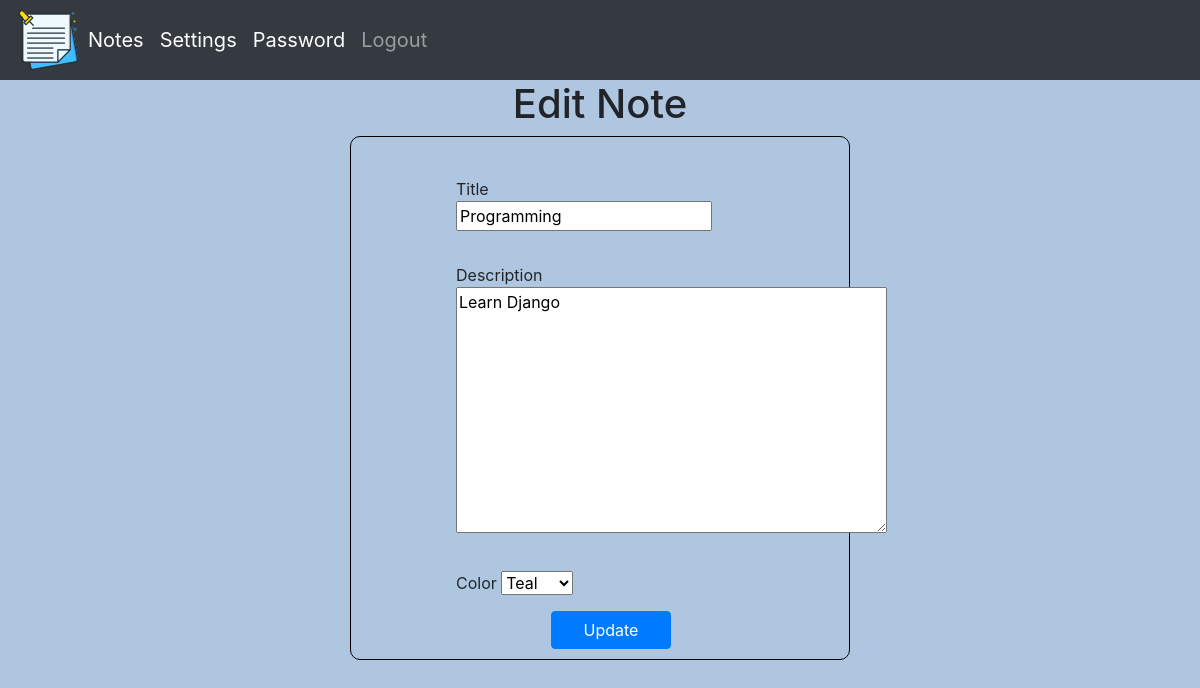
Page /editNote/1/ (signed in) on the committed database.
### noteApp/models.py (models this page shows, shortened)
class Note(models.Model):
    colors = [
        ("bg-danger","Red"),
        ("bg-info","Teal"),
        ("bg-success","Green"),
        ("bg-warning","Yellow"),
    ]
    title = models.CharField(max_length=200, null=True)
    description = models.TextField(max_length=200)
    date_created = models.DateTimeField(auto_now_add=True)
    color = models.CharField(max_length=10,choices=colors,default="Teal")
    user = models.ForeignKey(User, on_delete=models.CASCADE, null=True)

### noteApp/views.py (the view, shortened to what this page needs)
# urls.py: path('editNote/<str:pk_note>/', views.editNote, name="editNote"),
@login_required(login_url='loginPage')
def editNote(request, pk_note):
    note = Note.objects.get(id=pk_note)
    form = NoteEditForm(instance=note)
    context = {
        "note":note,
        "form":form,
    }
    return render(request, "noteApp/editNote.html", context)

### noteApp/forms.py
class NoteEditForm(ModelForm):
    class Meta:
        model = Note
        fields = ['title','description','color']

### noteApp/templates/noteApp/editNote.html (shortened to what this page needs)
{% extends 'noteApp/base.html' %}
{% load static %}
{% block content %}
<h1 style="text-align: center;">Edit Note</h1>
<div class="card2">
    <form action="" method="POST" class="form-style">
        <div class="form-row">
            <div class="form-group">
                {{form.title.label}}
                <p>{{form.title}}</p>
            </div>
        </div>
        <div class="form-row">
            <div class="form-group">
                {{form.description.label}}
                <p>{{form.description}}</p>
            </div>
        </div>
        <div class="form-row">
            <div class="form-group">
                {{form.color.label}}
                {{form.color}}
            </div>
        </div>
        <button type="submit" id="Button" class="btn btn-primary">Update</button>
    </form>
</div>
{% endblock %}

### static/css/main.css (style rules this page uses)
.card2 { margin-bottom:25px; width: 500px; padding-left: 90px; padding-bottom:10px; padding-top: 20px; padding-right: 70px; border: 1px solid black; margin: auto; border-radius: 10px; }
#Button { width: 120px; margin-left: 90px; }
.form-style { width: 500px; margin: 0 auto; margin-top: 20px; margin-left: 20px; }

### noteApp/templates/noteApp/base.html (style rules this page uses)
body { background-color: rgb(175, 198, 224); }

### rows in the picture
Note: title "Programming", description "Learn Django", color "Teal"
